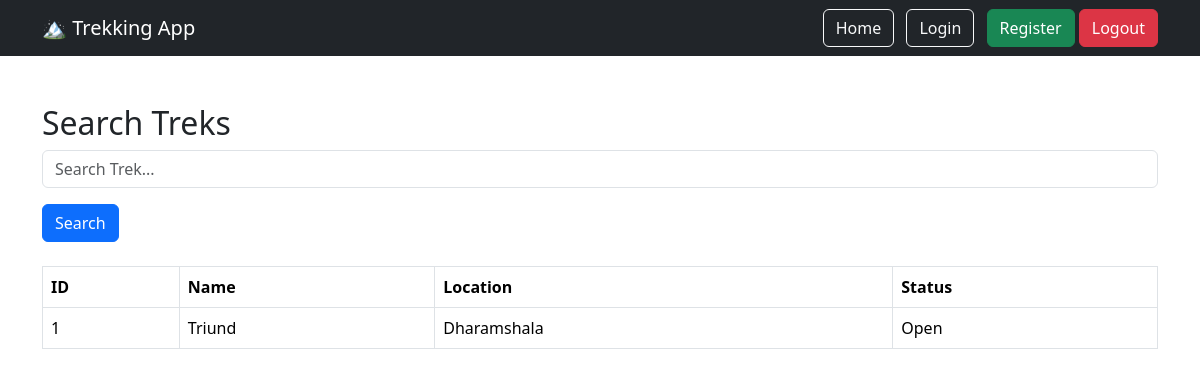
The page /admin/search on the database as committed earlier.
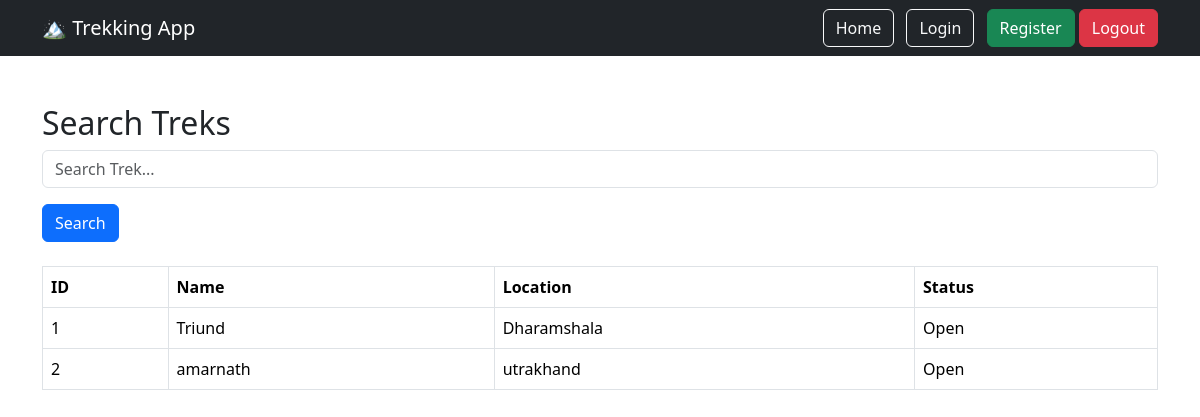
The same page on the database as committed later.
### models/trek.py (models this page shows)
class Trek(db.Model):
    __tablename__ = "treks"
    id = db.Column( db.Integer, primary_key=True)
    name = db.Column( db.String(100) , nullable=False)
    location = db.Column(db.String(100), nullable=False)
    difficulty = db.Column(db.String(20), nullable=False)
    duration = db.Column( db.Integer , nullable=False)
    slots = db.Column( db.Integer , nullable=False)
    start_date = db.Column( db.Date, nullable=False)
    end_date = db.Column( db.Date , nullable=False)
    status = db.Column( db.String(30), default="Open")
    staff_id = db.Column( db.Integer, db.ForeignKey("users.id"), nullable=True)

### routes/admin.py (the view)
@admin.route("/admin/search")
def search():
    keyword = request.args.get("keyword", "")
    treks = Trek.query.filter(
        Trek.name.ilike(f"%{keyword}%")
    ).all()
    return render_template(
        "admin/search.html",
        treks=treks,
        keyword=keyword
    )

### templates/admin/search.html
{% extends "base.html" %}
{% block content %}
<h2>Search Treks</h2>
<form method="GET">
    <div class="mb-3">
        <input type="text" name="keyword" class="form-control" placeholder="Search Trek..." value="{{ keyword }}">
    </div>
    <button class="btn btn-primary">
        Search
    </button>
</form>
<br>
<table class="table table-bordered">
    <tr>
        <th>ID</th>
        <th>Name</th>
        <th>Location</th>
        <th>Status</th>
    </tr>
    {% for trek in treks %}
    <tr>
        <td>{{ trek.id }}</td>
        <td>{{ trek.name }}</td>
        <td>{{ trek.location }}</td>
        <td>{{ trek.status }}</td>
    </tr>
    {% endfor %}
</table>
{% endblock %}

Rows that differ between the two databases and show on the page:
added Trek: id "2", name "amarnath", location "utrakhand", status "Open"
